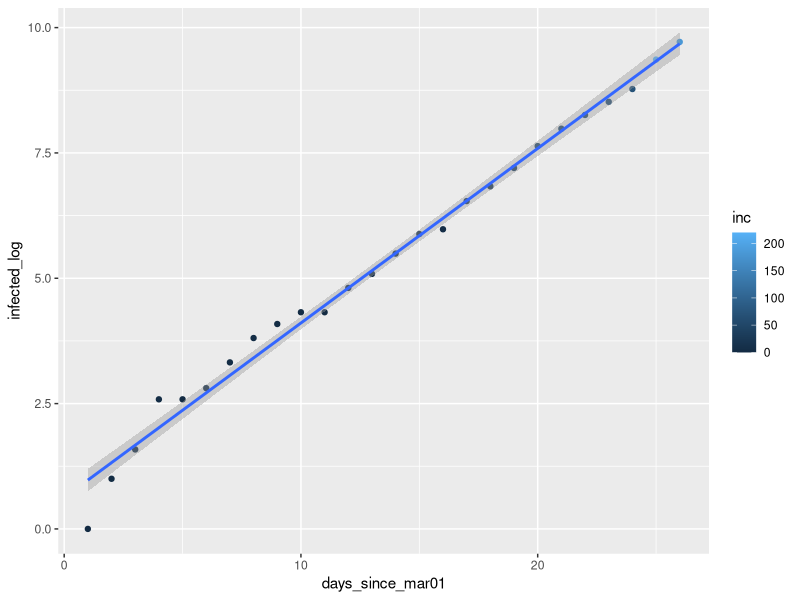
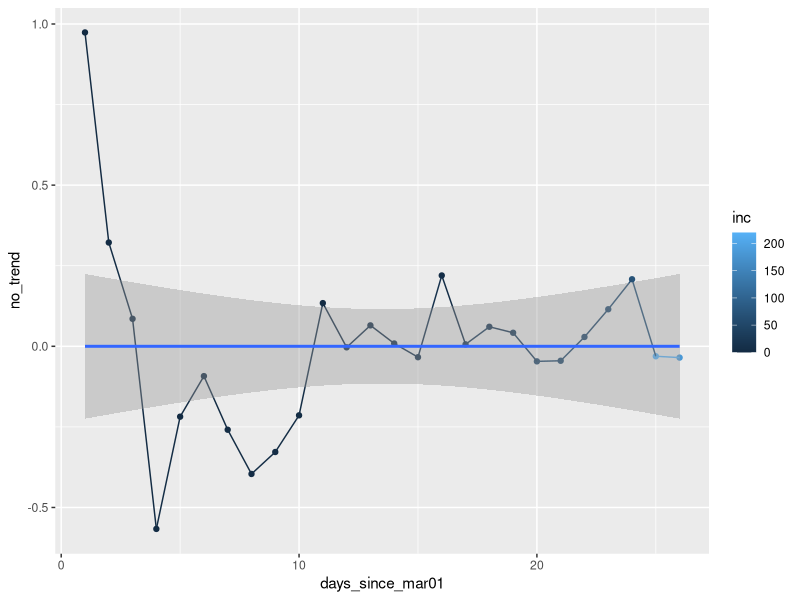

Recreate these plots in R, in order.
#
# From Russia with COVID-19
# https://gist.github.com/timothy-makarov/c5a8d382aaa646fea47d4e0beb354e91
#

library(ggplot2)

rm(list = ls())

df <- data.frame(
  infected = c(
    1,
    2,
    3,
    6,
    6,
    7,
    10,
    14,
    17,
    20,
    20,
    28,
    34,
    45,
    59,
    63,
    93,
    114,
    147,
    199,
    253,
    306,
    367,
    438,    # https://t.me/map_mind/3435
    658,    # https://t.me/COVID2019_official/100
    840     # https://t.me/c/1433624845/1550
  )
)

df$days_since_mar01 <- seq(1, length(df$infected))
df$inc <- c(0, diff(df$infected))
df$infected_log <- log2(df$infected)

ggplot(df, aes(days_since_mar01, infected_log, colour = inc)) +
  geom_point() +
  geom_smooth(method = lm, formula = y ~ x)

lm1 <- lm(formula = infected_log ~ days_since_mar01, data = df)
k <- lm1$coefficients[[2]]
b <- lm1$coefficients[[1]]

df$no_trend <- df$days_since_mar01 * k + b - df$infected_log
t.test(df$no_trend)

ggplot(df, aes(days_since_mar01, no_trend, colour = inc)) +
  geom_point() +
  geom_line() +
  geom_smooth(method = lm, formula = y ~ x)

frcst_date <- as.Date('2020-03-27')
dsm01 <- as.numeric(frcst_date - as.Date('2020-03-01')) + 1
frcst_infected <- floor(2 ^ (k * dsm01 + b))
frcst_infected

pop <- 1E+4
pop_log <- log2(pop)
pop_dsm01 <- (pop_log - b) / k
pop_dsm01_cal <- as.Date('2020-03-01') + pop_dsm01
pop_dsm01_cal
